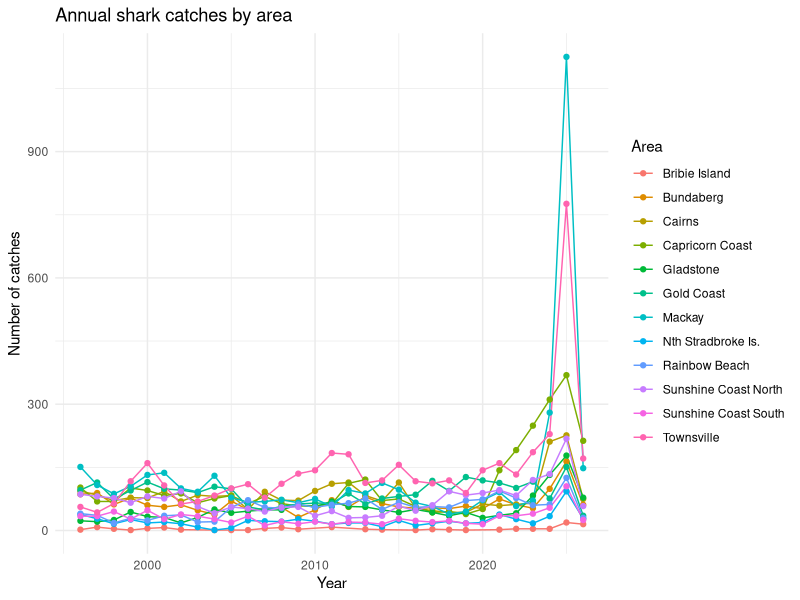
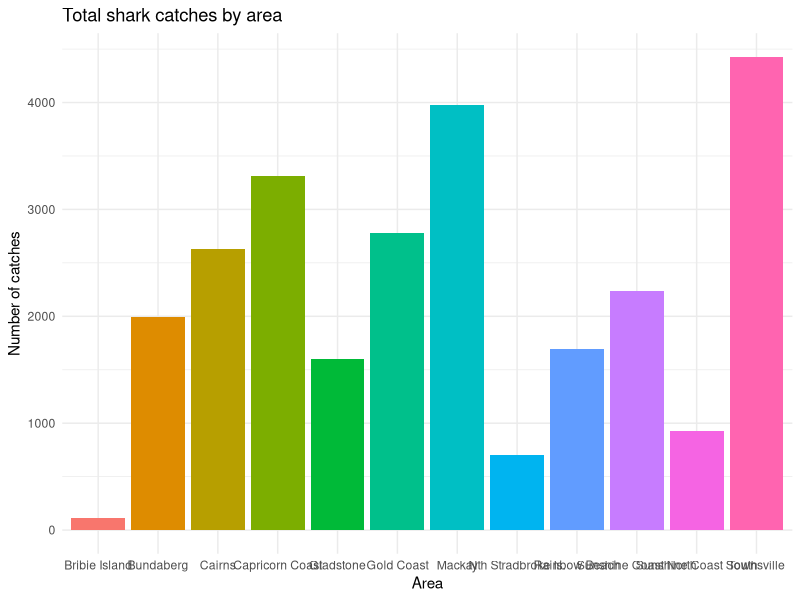
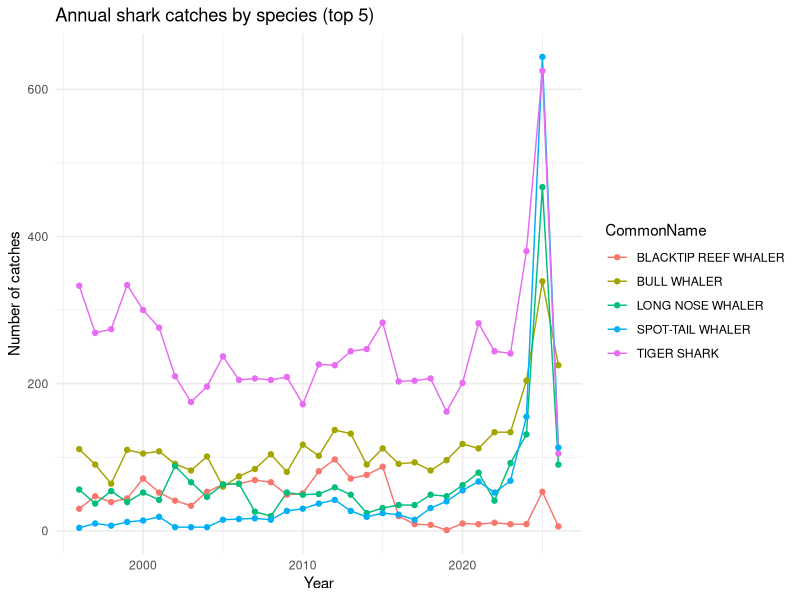
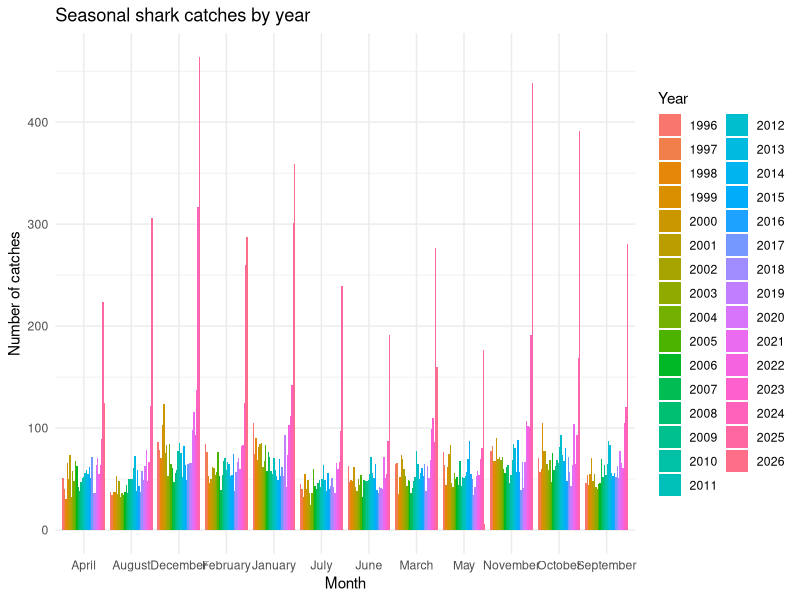
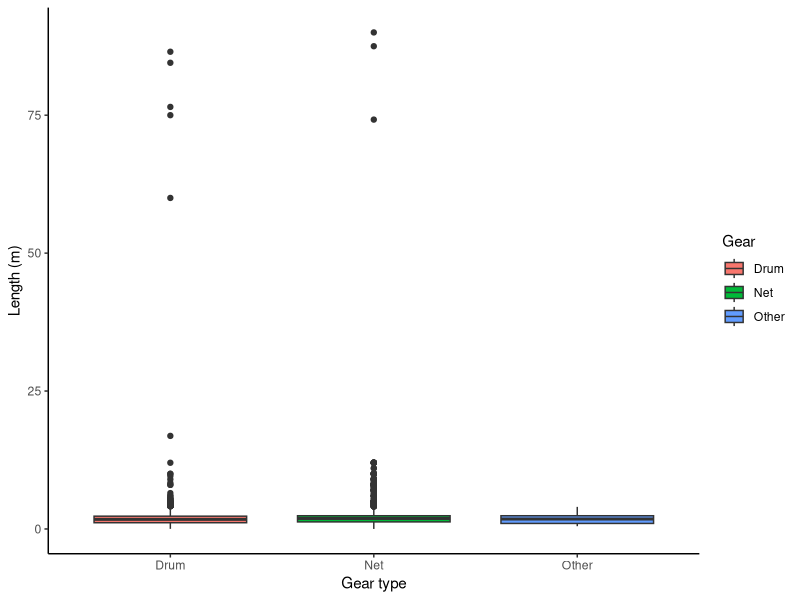
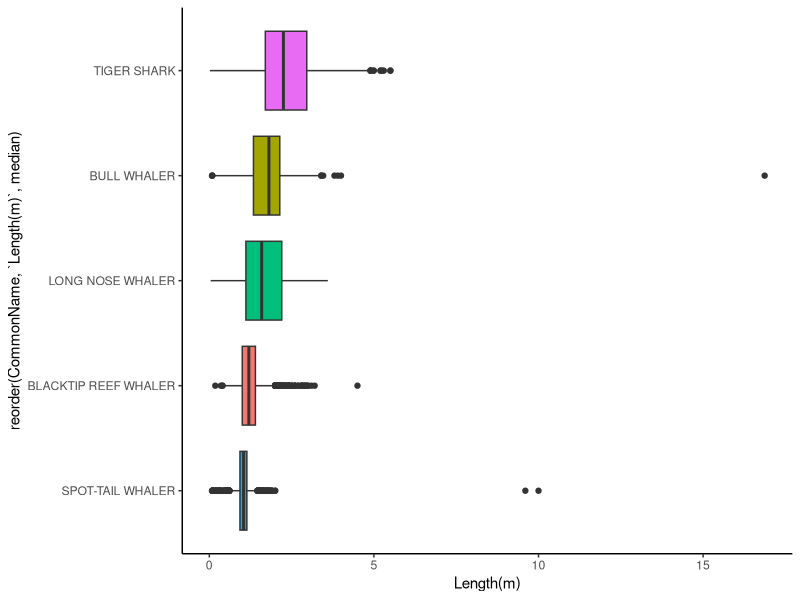
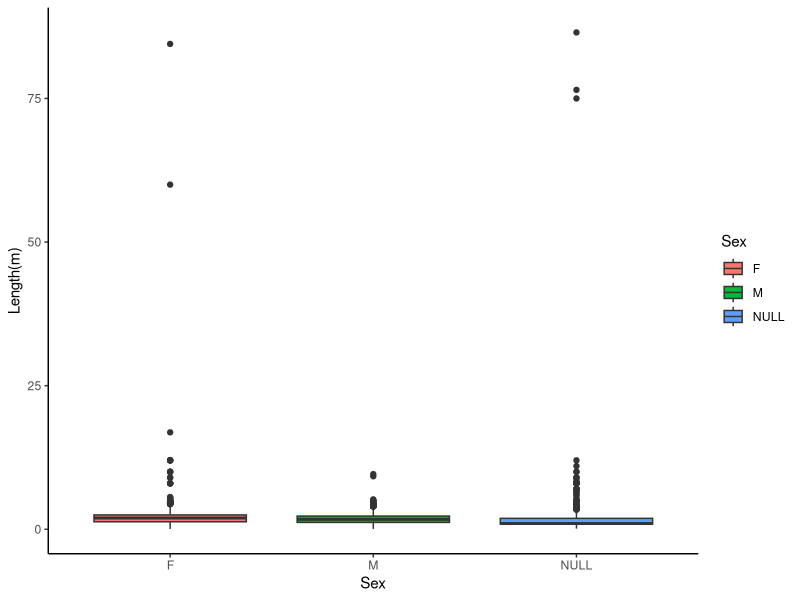
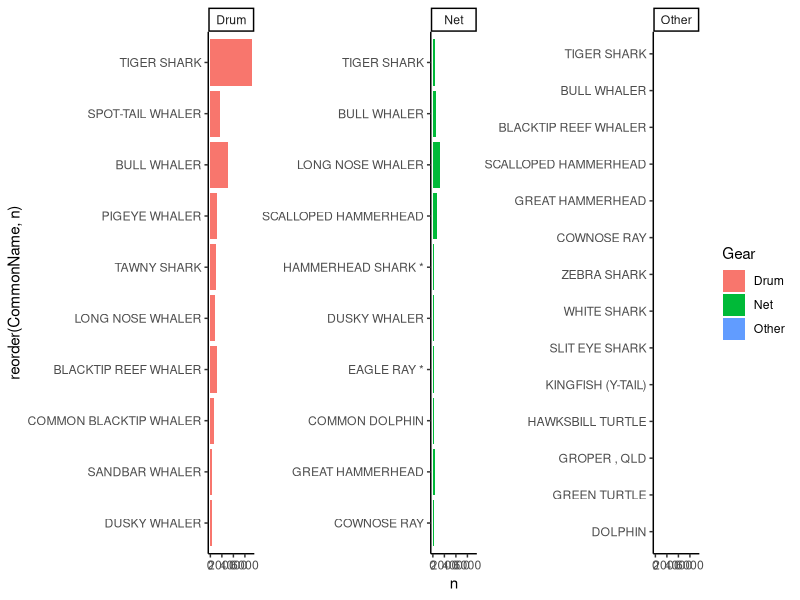

The R script that drew these images, in order:
# Government data tables frequently export with complex metadata headers, unformatted text strings, and trailing summary rows. Use your growing data wrangling skills to tidy the data into usable format.

# Load packages
library(tidyverse)

# Load data using relative path using "here" package

CatchDataQLDGov <- read_csv(
  here::here("data", "workshop3", "CatchDataQLDGov.csv")
)

# Inspect data

glimpse(CatchDataQLDGov) 
names(CatchDataQLDGov)
head(CatchDataQLDGov)
dim(CatchDataQLDGov)

# This told us that the data has 1,000 rows and 7 columns. The column names are 
# not very informative, and there are some missing values in the data. We must
# wrangle the data to make it more usable.

# Time: Year, month
# Space: Area, BeachName
# Species: CommonName, ScientificName, SpeciesGroup
# Catch records: each row is an individual capture
# Additional ecology: Length(m), Sex, Alive/Deceased, Fate

# How have shark catches changed through time across Queensland regions?

CatchDataQLDGov |> 
  count(Year)

CatchDataQLDGov |>
  count(Area, sort = TRUE)

CatchDataQLDGov |> 
  count(CommonName, sort = TRUE)

# Build annual catch totals

annual_catch <- CatchDataQLDGov |>
  group_by(Year, Area) |>
  summarise(
    catches = n(),
    .groups = "drop"
  )  

# Exploratory plot of annual catches by area

ggplot(
  annual_catch,
  aes(
    x = Year,
    y = catches,
    color = Area
  )
) +
  geom_line() +
  geom_point() +
  labs(
    title = "Annual shark catches by area",
    x = "Year",
    y = "Number of catches"
  ) +
  theme_minimal()

# This plot shows that shark catches have generally declined over time, with 
# some areas showing more pronounced declines than others. Further analysis 
# could explore the reasons behind these trends, such as changes in fishing 
# regulations, environmental factors, or shifts in shark populations.
# Interestingly, there was a spike in catches more recently, especially in the area
# Mackay

# Make a bar plot of total catches by Area

ggplot(
  annual_catch,
  aes(
    x = Area,
    y = catches,
    fill = Area
  )
) +
  geom_bar(stat = "identity") +
  labs(
    title = "Total shark catches by area",
    x = "Area",
    y = "Number of catches"
  ) +
  theme_minimal() +
  theme(legend.position = "none")
 
CatchDataQLDGov |>
  count(Year)

CatchDataQLDGov |>
  count(CommonName, sort = TRUE)

# The species trend is more pronounced, with the top 5 species accounting for 
# a large proportion of the total catches. The regional trend is less pronounced, 
# with catches spread across multiple areas. Therefore, the species trend will 
# likely make the strongest Workshop 3 report.

# Refine my analysis to focus on the species and their trends over time. 
# I will create a new data frame that summarizes the total catches by species 
# and year.

species_year_catches <- CatchDataQLDGov |>
  group_by(CommonName, Year) |>
  summarise(
    catches = n(),
    .groups = "drop"
  )


# Find the top 5 species by total catches and make a new data frame that only includes those species.
top_caught_species <- species_year_catches |>
  group_by(CommonName) |>
  summarise(
    total_catches = sum(catches),
    .groups = "drop"
  ) |>
  arrange(desc(total_catches)) |>
  slice_head(n = 5)


# Exploratory plot of annual catches by species accounting for the top 5 species
ggplot(
  species_year_catches |>
    filter(CommonName %in% top_caught_species$CommonName),
  aes(
    x = Year,
    y = catches,
    color = CommonName
  )
) +
  geom_line() +
  geom_point() +
  labs(
    title = "Annual shark catches by species (top 5)",
    x = "Year",
    y = "Number of catches"
  ) +
  theme_minimal()

# What year had the highest number of catches for each of the top 5 species?
species_year_catches |>
  filter(CommonName %in% top_caught_species$CommonName) |>
  group_by(CommonName) |>
  slice_max(
    order_by = catches,
    n = 1,
    with_ties = FALSE
  ) |>
  arrange(desc(catches))

# What happened in 2025? Why did the catches spike for the top 5 species? 
# Further analysis could explore the reasons behind this spike, such as changes 
# in fishing regulations, environmental factors, or shifts in shark populations.

# Are there any seasonal trends in shark catches? I will create a new data frame 
# that summarizes the total catches by month and year.

seasonal_catches <- CatchDataQLDGov |>
  group_by(Year, MonthName) |>
  summarise(
    catches = n(),
    .groups = "drop"
  )
# Assess seasonal trends in shark catches
ggplot(
  seasonal_catches,
  aes(
    x = MonthName,
    y = catches,
    fill = as.factor(Year)
  )
) +
  geom_bar(stat = "identity", position = "dodge") +
  labs(
    title = "Seasonal shark catches by year",
    x = "Month",
    y = "Number of catches"
  ) +
  theme_minimal() +
  scale_fill_discrete(name = "Year")

# Does gear catch different-sized animals?

ggplot(
  CatchDataQLDGov,
  aes(
    x = Gear,
    y = `Length(m)`,
    fill = Gear
  )
) +
  geom_boxplot() +
  theme_classic() +
  labs(
    x = "Gear type",
    y = "Length (m)"
  )

# Does size differ among species?

top_species <- CatchDataQLDGov |>
  count(CommonName, sort = TRUE) |>
  slice_head(n = 5)

CatchDataQLDGov |>
  filter(CommonName %in% top_species$CommonName) |>
  ggplot(
    aes(
      x = reorder(CommonName, `Length(m)`, median),
      y = `Length(m)`,
      fill = CommonName
    )
  ) +
  geom_boxplot() +
  coord_flip() +
  theme_classic() +
  theme(
    legend.position = "none"
  )

# Do males and females differ in size?
CatchDataQLDGov |>
  filter(Sex != "U") |>
  ggplot(
    aes(
      x = Sex,
      y = `Length(m)`,
      fill = Sex
    )
  ) +
  geom_boxplot() +
  theme_classic()

# Is there an interaction between Gear and Species?
CatchDataQLDGov |>
  count(Gear, CommonName) |>
  group_by(Gear) |>
  slice_max(n, n = 10) |>
  ggplot(
    aes(
      x = reorder(CommonName, n),
      y = n,
      fill = Gear
    )
  ) +
  geom_col() +
  coord_flip() +
  facet_wrap(~Gear, scales = "free_y") +
  theme_classic()

# Numerical summary
CatchDataQLDGov |>
  group_by(Gear) |>
  summarise(
    mean_length = mean(`Length(m)`, na.rm = TRUE),
    median_length = median(`Length(m)`, na.rm = TRUE),
    n = n()
  )

CatchDataQLDGov |>
  group_by(CommonName, Sex) |>
  summarise(
    mean_length = mean(`Length(m)`, na.rm = TRUE),
    n = n(),
    .groups = "drop"
  )
  
# ------------------------------------------------------------------------------
# Research question: Which Queensland regions have experienced the greatest 
# changes in shark catches over time?

# Build the analysis dataset

annual_catch |> 
  distinct(Area)

# There are 12 distinct areas in the dataset. Plotting all of them
# would be messy, so let's find the most active regions.

top_areas <- annual_catch |> 
  group_by(Area) |> 
  summarise(
    total_catches = sum(catches),
    .groups = "drop"
  ) |> 
  arrange(desc(total_catches)) |> 
  slice_head(n = 6)

# Create final plotting dataset
top_area_trends <- annual_catch |> 
  filter(Area %in% top_areas$Area)

# Plot
# Temporal Trends in Shark Catch Records Across Queensland Regions
# Six regions with the highest total catches
ggplot(
  top_area_trends,
  aes(
    x = Year,
    y = catches,
    color = Area
  )
) +
  geom_line(linewidth = 1) +
  geom_point(size = 1) +
  labs(
    x = "Year",
    y = "Number of Recorded Catches",
    colour = "Region"
  ) +
  theme_classic()



library(scales)

theme_marine <- function() {
  
  theme_classic(base_size = 12) +
    
    theme(
      
      plot.title = element_text(
        face = "bold",
        size = 18,
        colour = "#425547",
        hjust = 0.5
      ),
      
      plot.subtitle = element_text(
        colour = "#5C6A54",
        hjust = 0.5
      ),
      
      axis.title = element_text(
        colour = "black",
        size = 14
      ),
      
      axis.text = element_text(
        colour = "black"
      ),
      
      strip.background = element_rect(
        fill = "white",
        colour = "black",
        linewidth = 1
      ),
      
      strip.text = element_text(
        face = "bold",
        colour = "black",
        size = 12
      ),
      
      panel.spacing = unit(1, "lines")
    )
}

# This plot uses facetting to show the trends in each of the top 6 regions 
# separately, making it easier to compare the trends across regions. 

final_plot <- ggplot(
  top_area_trends,
  aes(
    x = Year,
    y = catches
  )
) +
  geom_line(
    colour = "black",
    linewidth = 2
  ) +
  geom_point(
    shape = 24, # open triangle
    size = 1.2,
    stroke = 1,
    fill = "white",
    colour = "black"
  ) +
  facet_wrap(~ Area) +
  labs(
    x = "Year",
    y = "Number of Recorded Catches"
  ) +
  theme_marine()
final_plot


ggsave(
  "outputs/workshop3/qfish_regional_trends.png",
  final_plot,
  width = 12,
  height = 8,
  dpi = 300
)
